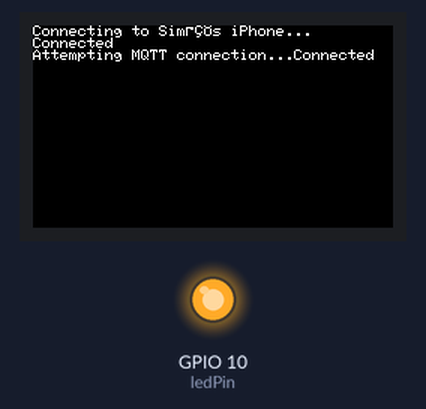
Bench run of a sketch on a simulated ESP32-S3. On the bench: 240×135 colour display, output pins drawn as LEDs (lit = HIGH). WiFi joins after 1.5 s; servers stay silent unless stated; no MQTT or app messages arrive unless stated.

Above: at 1.8 s.

The sketch:

IoTMQTTB.ino
```cpp
#include "M5StickCPlus.h"
#include <WiFi.h>
#include <Adafruit_MQTT.h>
#include <Adafruit_MQTT_Client.h>

// Define pins
const int pirPin = 26; // PIR sensor SIG pin connected to GPIO 26
const int ledPin = 10; // LED connected to GPIO 33

// WiFi and MQTT settings
const char* ssid = R"(Sim’s iPhone)";
const char* password = "a1234567";
const char* mqtt_server = "172.20.10.3";

// WiFi and MQTT Client setup
WiFiClient wifiClient;
Adafruit_MQTT_Client mqtt(&wifiClient, mqtt_server, 1883);  // Direct MQTT Client connection

// MQTT Topics
Adafruit_MQTT_Subscribe PIR_A = Adafruit_MQTT_Subscribe(&mqtt, "building/rooms/A/PIR/A", 1); // QoS 1 subscription
Adafruit_MQTT_Publish LED_B = Adafruit_MQTT_Publish(&mqtt, "building/rooms/A/LED/B", 1); // QoS 1 publication

// Timer variables
unsigned long lastMotionTime = 0;
// unsigned long led_interval = 300000;
unsigned long led_interval = 5000;

// ledState isSent
bool isSent = false;

#define MSG_BUFFER_SIZE (50)
char msg[MSG_BUFFER_SIZE];

void setupWifi();
void reConnect();

void setup() {
    M5.begin();
    M5.Lcd.setRotation(3);
    setupWifi();

    // Subscribe to the "building/rooms/A/PIR/A" topic with QoS 1
    mqtt.subscribe(&PIR_A);  // Subscribe to "building/rooms/A/PIR/A"

    // Setup LED
    pinMode(ledPin, OUTPUT);
    digitalWrite(ledPin, 1);
}

void loop() {
    if (!mqtt.connected()) {
        reConnect();
    }
    mqtt.processPackets(10);  // Process incoming MQTT messages with a timeout of 10 millisecond
    mqtt.ping();

    // M5.update();

    unsigned long currentMillis = millis();
    if (currentMillis - lastMotionTime >= led_interval) {
        if (isSent == false) {
          digitalWrite(ledPin, 1); // Turn OFF LED
          snprintf(msg, MSG_BUFFER_SIZE, "0");
          LED_B.publish(msg);
          isSent = true;
        }
    }

    // Check for incoming messages on "toggle_LED/A"
    Adafruit_MQTT_Subscribe *subscription;
    while ((subscription = mqtt.readSubscription(10))) {
      if (subscription == &PIR_A) {
        char* message = (char *) PIR_A.lastread;
        if (strcmp(message, "1") == 0) {
          lastMotionTime = currentMillis;
          digitalWrite(ledPin, 0);
          snprintf(msg, MSG_BUFFER_SIZE, "1");
          LED_B.publish(msg);
          M5.Lcd.println("Sent ON");
          isSent = false;
        }
      }
    }
}

void setupWifi() {
    delay(10);
    M5.Lcd.printf("Connecting to %s", ssid);
    WiFi.mode(WIFI_STA);
    WiFi.begin(ssid, password);

    while (WiFi.status() != WL_CONNECTED) {
        delay(500);
        M5.Lcd.print(".");
    }
    M5.Lcd.printf("\nConnected\n");
}

void reConnect() {
    while (!mqtt.connected()) {
        M5.Lcd.print("Attempting MQTT connection...");

        int8_t ret = mqtt.connect("ledB", "password2");

        if (ret == 0) {
            M5.Lcd.println("Connected");
            mqtt.subscribe(&PIR_A);
        } else {
            M5.Lcd.print("MQTT connect failed: ");
            M5.Lcd.println(mqtt.connectErrorString(ret));
            delay(5000);
        }
    }
}
```
